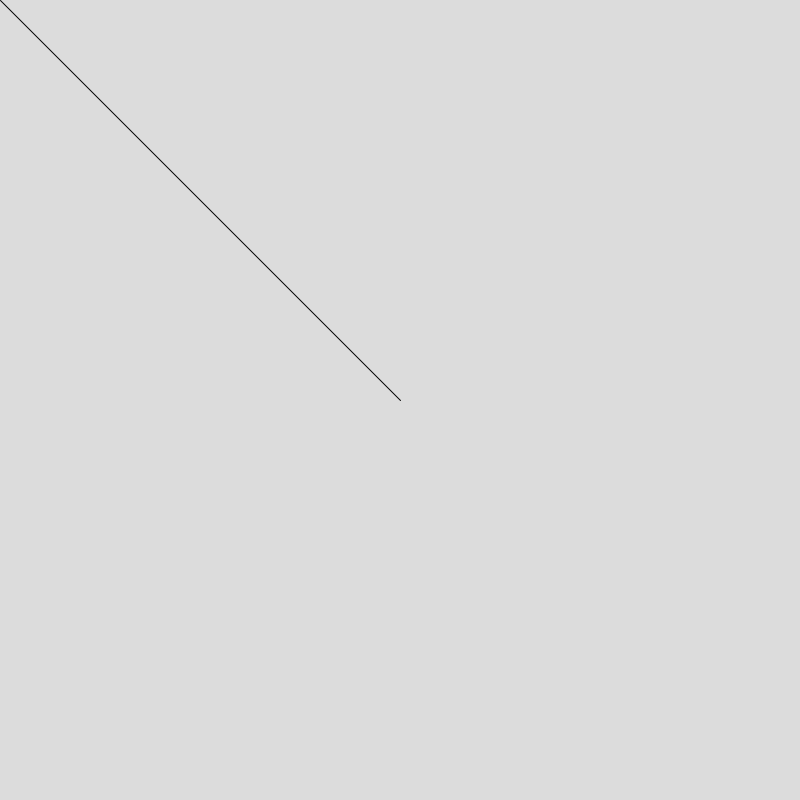
Frame 1 (no input)
Frame 60 (the mouse pressed at the canvas centre just before this capture): identical to frame 1, image omitted
Frame 120 (the mouse held since frame 60 and released just before this capture): blank canvas, image omitted

The Processing sketch that drew this single still picture (run headless with seeded random() and noise(); from frame 60 on, the mouse is pressed at the canvas centre):

// Processing sketch: simple_vector_example
// ── simple_vector_example.pde
PVector mousePos;

float centreX;
float centreY;

// line scale
// use negative scaling to mirror objects
float lineScale = 1;

void setup() {
  size(800, 800);
  mousePos = new PVector(0, 0);
  centreX = width / 2.;
  centreY = height / 2;
}

void draw() {
  translate(centreX, centreY);
  background(220);
  mousePos.x = mouseX - centreX;
  mousePos.y = mouseY - centreY;
  
  mousePos.mult(lineScale);
  
  line(0, 0, mousePos.x, mousePos.y);
}
